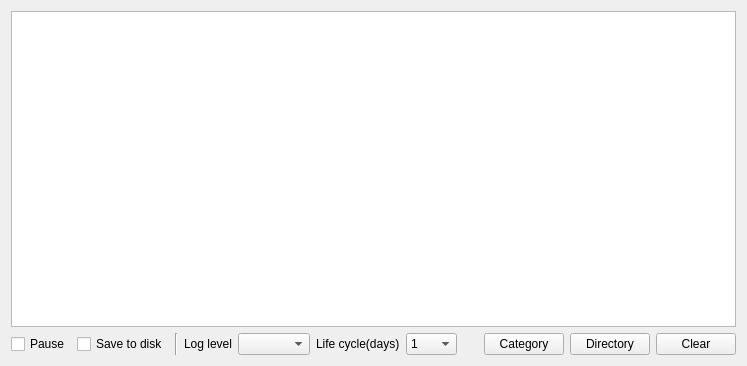
<?xml version="1.0" encoding="UTF-8"?>
<ui version="4.0">
 <class>SAKLogUi</class>
 <widget class="QWidget" name="SAKLogUi">
  <property name="geometry">
   <rect>
    <x>0</x>
    <y>0</y>
    <width>747</width>
    <height>366</height>
   </rect>
  </property>
  <property name="windowTitle">
   <string>Form</string>
  </property>
  <layout class="QVBoxLayout" name="verticalLayout">
   <item>
    <widget class="QTableView" name="tableView"/>
   </item>
   <item>
    <layout class="QHBoxLayout" name="horizontalLayout">
     <item>
      <widget class="QCheckBox" name="checkBoxPause">
       <property name="text">
        <string>Pause</string>
       </property>
      </widget>
     </item>
     <item>
      <widget class="QCheckBox" name="checkBoxSaveToDisk">
       <property name="text">
        <string>Save to disk</string>
       </property>
      </widget>
     </item>
     <item>
      <widget class="Line" name="line">
       <property name="orientation">
        <enum>Qt::Vertical</enum>
       </property>
      </widget>
     </item>
     <item>
      <widget class="QLabel" name="label">
       <property name="text">
        <string>Log level</string>
       </property>
      </widget>
     </item>
     <item>
      <widget class="QComboBox" name="comboBoxLevel"/>
     </item>
     <item>
      <widget class="QLabel" name="label_2">
       <property name="text">
        <string>Life cycle(days)</string>
       </property>
      </widget>
     </item>
     <item>
      <widget class="QComboBox" name="comboBoxLifeCycle">
       <item>
        <property name="text">
         <string>1</string>
        </property>
       </item>
       <item>
        <property name="text">
         <string>5</string>
        </property>
       </item>
       <item>
        <property name="text">
         <string>10</string>
        </property>
       </item>
       <item>
        <property name="text">
         <string>15</string>
        </property>
       </item>
       <item>
        <property name="text">
         <string>20</string>
        </property>
       </item>
       <item>
        <property name="text">
         <string>25</string>
        </property>
       </item>
       <item>
        <property name="text">
         <string>30</string>
        </property>
       </item>
       <item>
        <property name="text">
         <string>60</string>
        </property>
       </item>
       <item>
        <property name="text">
         <string>90</string>
        </property>
       </item>
       <item>
        <property name="text">
         <string>120</string>
        </property>
       </item>
      </widget>
     </item>
     <item>
      <spacer name="horizontalSpacer">
       <property name="orientation">
        <enum>Qt::Horizontal</enum>
       </property>
       <property name="sizeHint" stdset="0">
        <size>
         <width>40</width>
         <height>20</height>
        </size>
       </property>
      </spacer>
     </item>
     <item>
      <widget class="QPushButton" name="pushButtonCategory">
       <property name="text">
        <string>Category</string>
       </property>
      </widget>
     </item>
     <item>
      <widget class="QPushButton" name="pushButtonDirectory">
       <property name="text">
        <string>Directory</string>
       </property>
      </widget>
     </item>
     <item>
      <widget class="QPushButton" name="pushButtonClear">
       <property name="text">
        <string>Clear</string>
       </property>
      </widget>
     </item>
    </layout>
   </item>
  </layout>
 </widget>
 <resources/>
 <connections/>
</ui>
